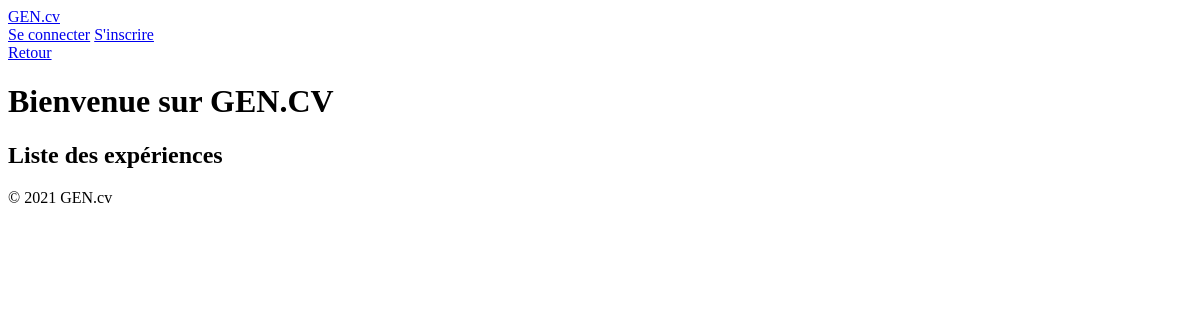
/experience_list/, run on an earlier commit of the app's database.
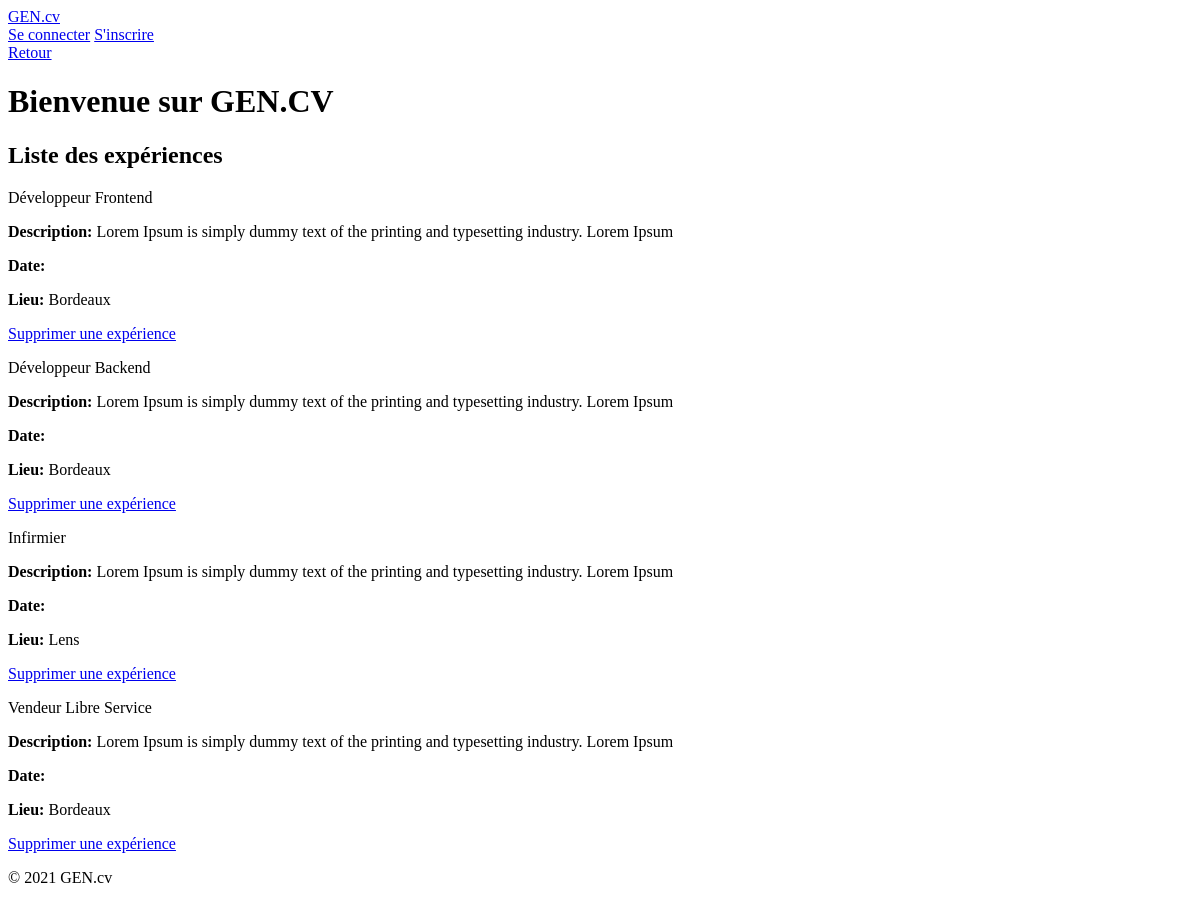
And on a later commit of the database.
### curriculum/models.py (models this page shows, shortened)
class Experience(models.Model):
    title_experience = models.CharField("titre de la l'expérience", max_length=120)
    description_experience = models.TextField("description de l'expérience")
    business = models.CharField("école ou entreprise", max_length=120, blank=True, null=True)
    start_date_of_experience = models.DateField("date de début de l'expérience", blank=True, null=True)
    end_date_of_experience = models.DateField("date de fin de l'expérience", blank=True, null=True)
    location_experience = models.CharField("lieu de l'expérience", max_length=100)
    info = models.ForeignKey(Info, on_delete=models.CASCADE, related_name='experience_info', null=True)
    class Meta:
        verbose_name = "Experience"
        verbose_name_plural = "Experiences"

### pages/views.py (the view, shortened to what this page needs)
# urls.py: path('experience_list/', ExperienceListView.as_view(), name='experience_list'),
class ExperienceListView(ListView):
    model = Experience
    template_name = "pages/experience_list.html"
    context_object_name = "experiences"
    def get_queryset(self):
        return Experience.objects.all()

### templates/pages/experience_list.html (shortened to what this page needs)
{% extends "base.html" %}
{% load tailwind_filters %}
{% load crispy_forms_tags %}
{% block content %}
<div class='w-full flex justify-end mt-[500px] fixed '>
  <a
    class="btn btn-primary my-2 w-22 flex justify-end"
    href="#" onclick="window.history.back(); return false;">
    Retour
  </a>
</div>
<header class="container mx-auto m-6 flex flex-col justify-center items-center">
    <h1 class="font-bold text-4xl mt-4">Bienvenue sur GEN.CV</h1>
</header>
<main class="container mx-auto p-10">
  <section class="flex flex-col w-full h-full">
      <h1 class='text-4xl font-semibold flex flex-row justify-center items-center py-4'>Liste des expériences</h1>
      <div class="container mx-auto flex flex-col">
        {% for experience in experiences %}
        <div class='flex flex-row justify-center items-center w-full h-auto px-6 my-10 border-2 rounded-md p-2'>
          <div class='flex flex-col justify-center items-center w-full '>
          <p class='w-full text-2xl font-semibold'>{{ experience.title_experience }}</p>
          <p class='w-full text-xl'><strong>Description: </strong>{{experience.description_experience}}</p>
          <p class='w-full text-xl'><strong>Date: </strong>{{experience.date_experience}}</p>
          <p class='w-full text-xl'><strong>Lieu: </strong>{{experience.location_experience}}</p>
        </div>
          <a href="{% url 'pages:experience_delete' experience.pk %}" class="btn btn-primary w-44 mr-6">Supprimer une expérience</a>
        </div>
        {% endfor %}
      </div>
    </section>
</main>
{% endblock %}

What changed in the data, as far as the page shows it:
added Experience: title_experience "Développeur Frontend", description_experience "Lorem Ipsum is simply dummy text of the printing and typesetting industry. Lorem Ipsum", location_experience "Bordeaux"
added Experience: title_experience "Développeur Backend", description_experience "Lorem Ipsum is simply dummy text of the printing and typesetting industry. Lorem Ipsum", location_experience "Bordeaux"
added Experience: title_experience "Infirmier", description_experience "Lorem Ipsum is simply dummy text of the printing and typesetting industry. Lorem Ipsum", location_experience "Lens"
added Experience: title_experience "Vendeur Libre Service", description_experience "Lorem Ipsum is simply dummy text of the printing and typesetting industry. Lorem Ipsum", location_experience "Bordeaux"
